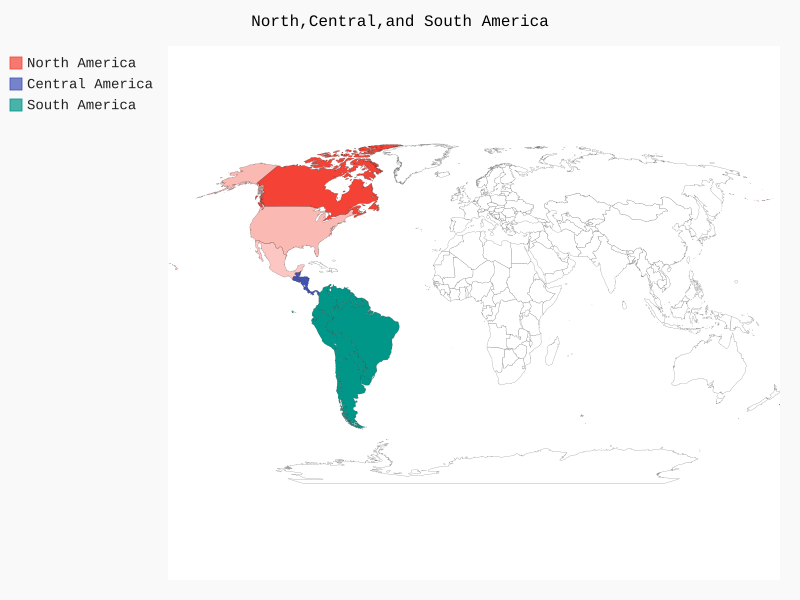

Python code for this plot:
# -*- coding: utf-8 -*-
import pygal
import pygal_maps_world.i18n

wm = pygal.maps.world.World()
wm.title = 'North,Central,and South America'

wm.add('North America', {'ca':1000, 'mx':123, 'us':213})
wm.add('Central America', ['bz', 'cr', 'gt', 'hn', 'ni', 'pa', 'sv'])
wm.add('South America', ['ar', 'bo', 'br', 'cl', 'co', 'ec', 'gf',
                         'gy', 'pe', 'py', 'sr', 'uy', 've'])

wm.render_to_file('americas.svg')
